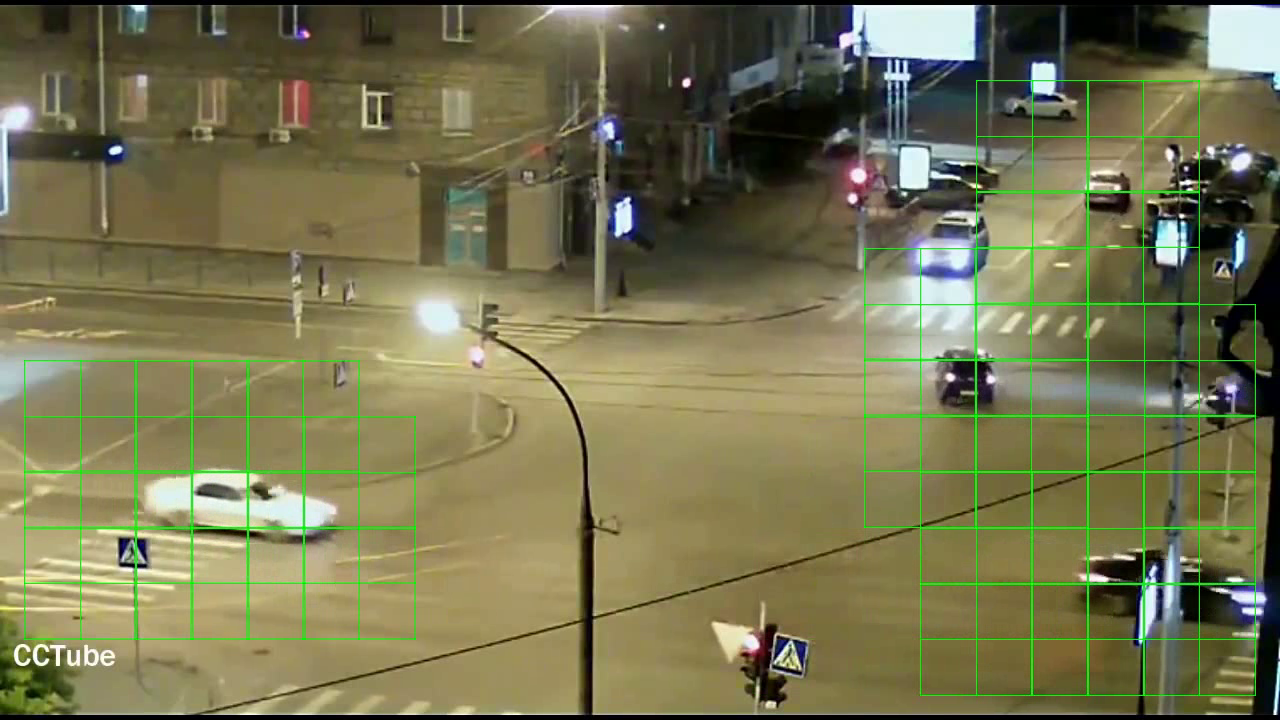
#> input picture frame 20 of results/9DRFJxKHc6g06.mp4, 1280 x 720 px
$ python annotations_csv3.py
#> lines starting #> are read from the running program, lines starting #| are printed output that depends on the picture
import cv2
import numpy as np
import pandas as pd
import collections
from time import sleep


VIDEO_DIR = '/notebooks/data/Datasets/CPTAD/Videos/'
NFRAMES_MD = 5
NFRAMES_01 = 16
PATCH_SIZE = 112
STRIDE = 112 # 112, 84, 56, 28
BIN_THRESH = 30 # grayscale to binary threshold. max 255
MOVE_THRESH = 200 # min number of pixels that need to be lit up in the binary movement image. max 112x112

# randvid = random.choice(os.listdir(VIDEO_DIR))
# print(randvid)

randvid = '9DRFJxKHc6g06.mp4' # good test video
cap = cv2.VideoCapture(VIDEO_DIR + randvid)
width = int(cap.get(cv2.CAP_PROP_FRAME_WIDTH))
height = int(cap.get(cv2.CAP_PROP_FRAME_HEIGHT))
length = int(cap.get(cv2.CAP_PROP_FRAME_COUNT))

numAcross = width // PATCH_SIZE
numDown = height // PATCH_SIZE

remAcross = width % PATCH_SIZE
remDown = height % PATCH_SIZE

frames_md = collections.deque(maxlen=NFRAMES_MD)

framenum = 0
patchList = []
while (True):
    ret, frame = cap.read()
#> frame is the input picture: shape (720, 1280, 3); mean B, G, R 81.2, 116.7, 118.5

    # if no more frames
    if frame is None:
        break

    gray = cv2.cvtColor(frame, cv2.COLOR_BGR2GRAY)
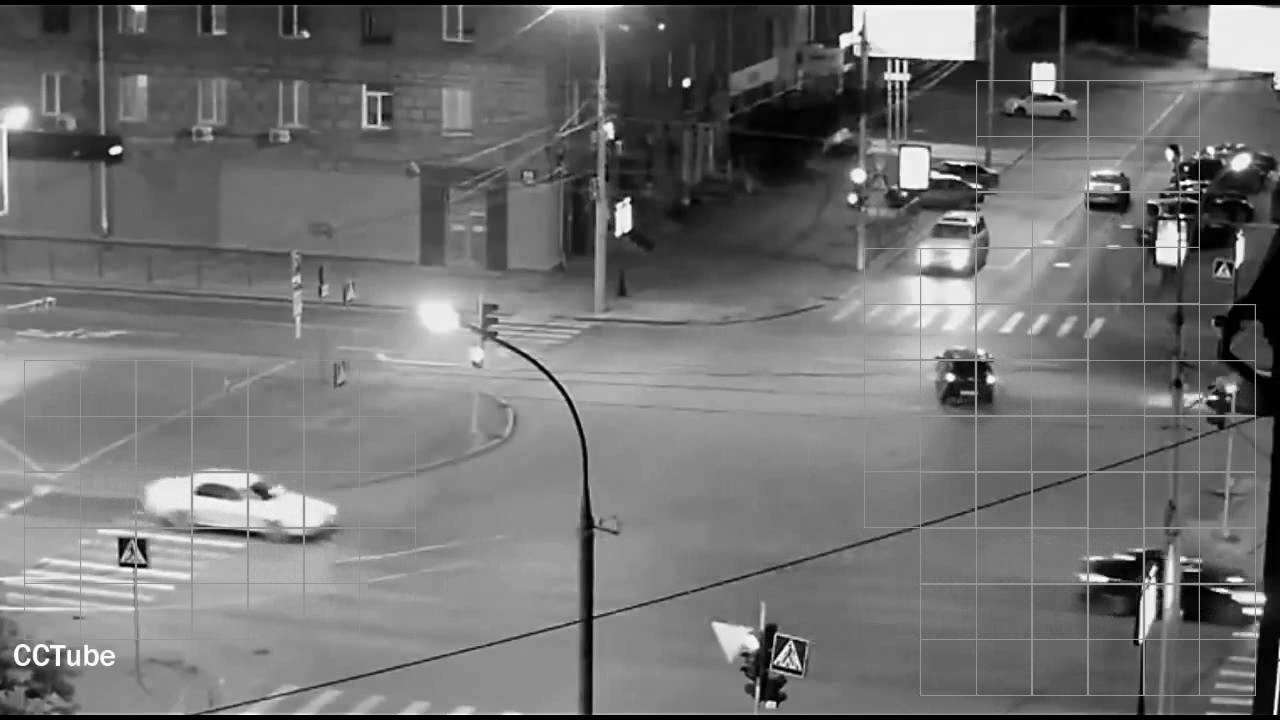
#> gray: shape (720, 1280); min 0, max 255, mean 113.2
    gray = cv2.GaussianBlur(gray, (17, 17), 0)
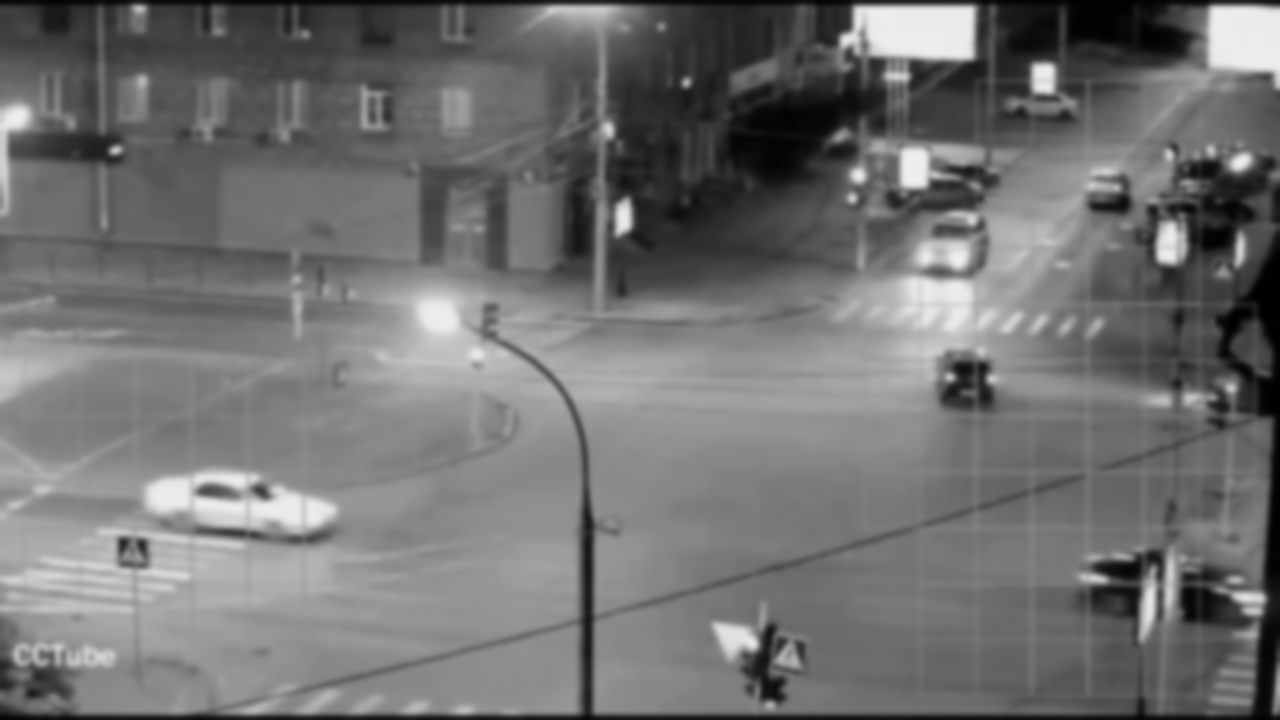
#> gray: shape (720, 1280); min 0, max 240, mean 113.2

    frames_md.append(gray)

    # if buffer is not full
    if framenum < 15:
        cv2.imshow('raw', frame)
        framenum += 1
        continue

    # movement binary image
    delta = cv2.absdiff(frames_md[0], frames_md[-1])
    thresh = cv2.threshold(delta, BIN_THRESH, 255, cv2.THRESH_BINARY)[1]
    thresh = cv2.dilate(thresh, None, iterations=1)

    # list of patches w/ movement top left corner

    for y in range(int(remDown // 2), height - PATCH_SIZE, STRIDE):
        for x in range(int(remAcross // 2), width - PATCH_SIZE, STRIDE):

            threshPatch = thresh[y:y+PATCH_SIZE, x:x+PATCH_SIZE]
            if sum(sum(threshPatch)) > MOVE_THRESH:
                cv2.rectangle(frame, (x,y), (x+PATCH_SIZE-1, y+PATCH_SIZE-1), (255,255,255), 1)
                patchList.append([randvid, framenum, x, y])

    cv2.imshow('raw', frame)

    framenum += 1

    if (cv2.waitKey(1) & 0xFF == ord('q')):
        break

patchList = np.array(patchList).reshape(-1, len(patchList[0]))
patchList = pd.DataFrame(patchList)
patchList.to_csv(f"/notebooks/Thesis/annotations/onevideo/{randvid[:-4]}.csv", index=False, header=False)

cap.release()
cv2.destroyAllWindows()

$ run again, starting later in the video
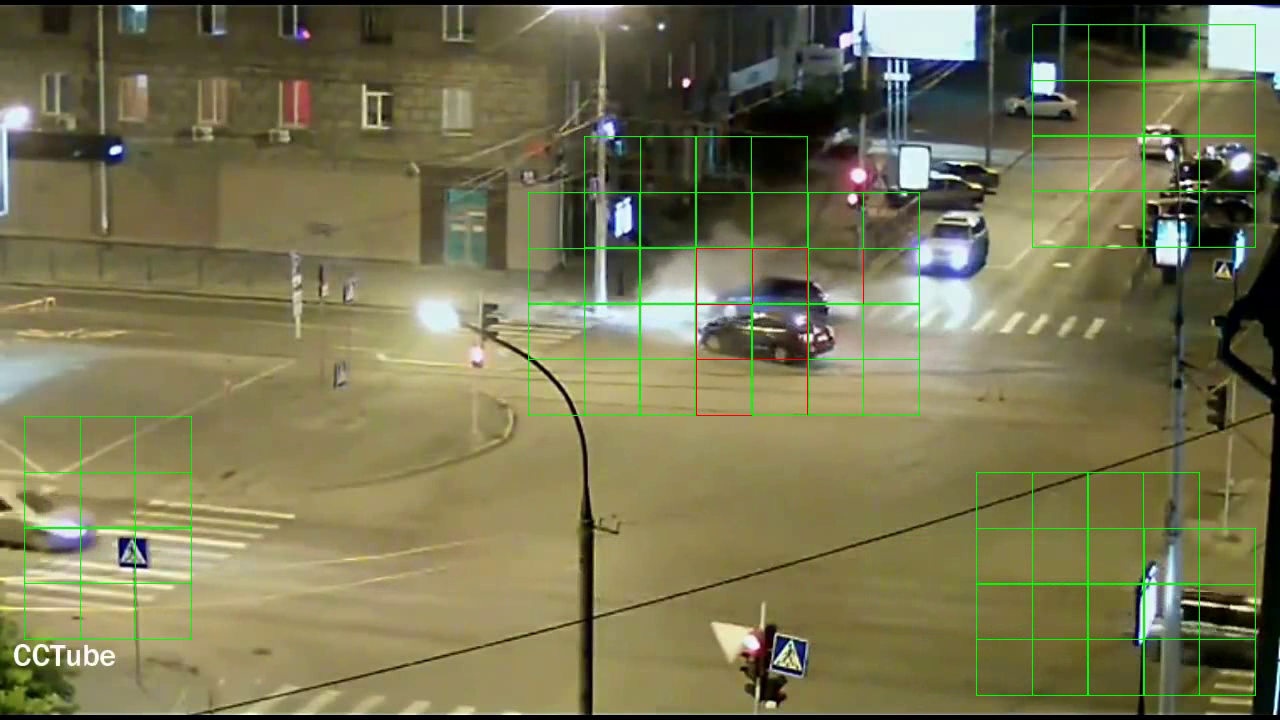
#> input picture frame 92 of results/9DRFJxKHc6g06.mp4, 1280 x 720 px
#> frame is the input picture: shape (720, 1280, 3); mean B, G, R 82.7, 116.8, 120
#> `gray = cv2.cvtColor(frame, cv2.COLOR_BGR2GRAY)`:
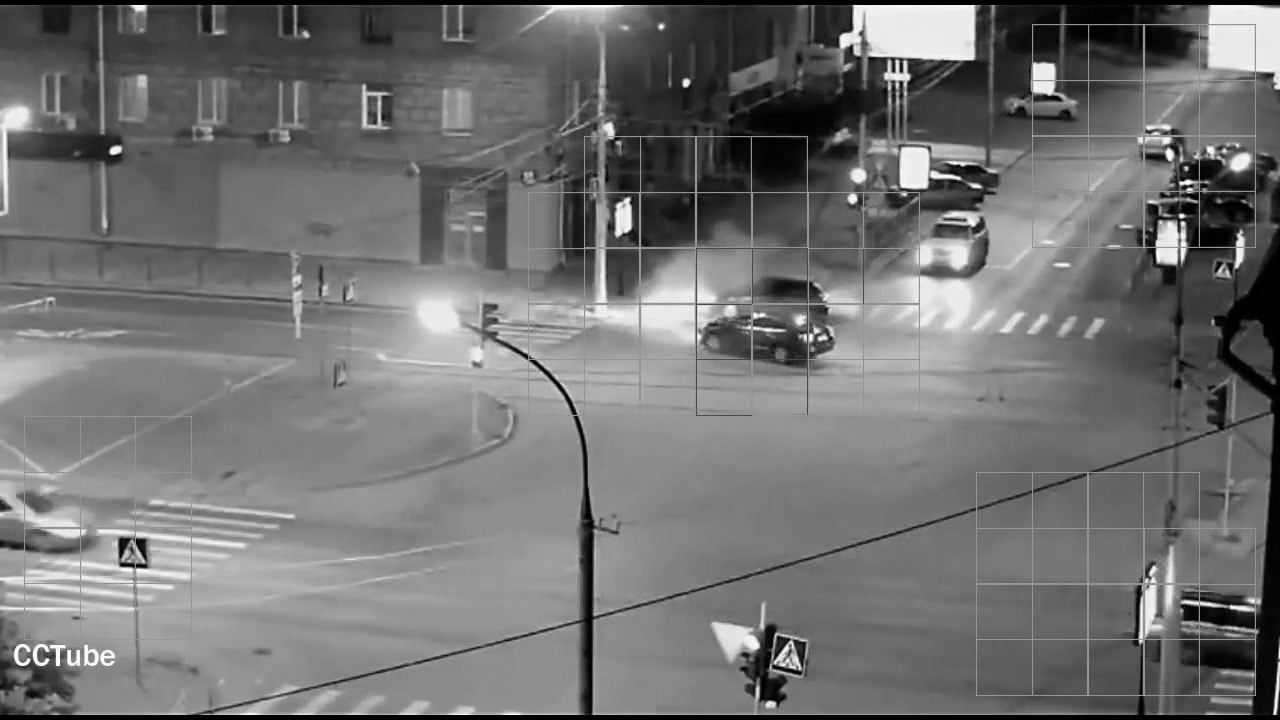
#> gray: shape (720, 1280); min 0, max 255, mean 113.9
#> `gray = cv2.GaussianBlur(gray, (17, 17), 0)`:
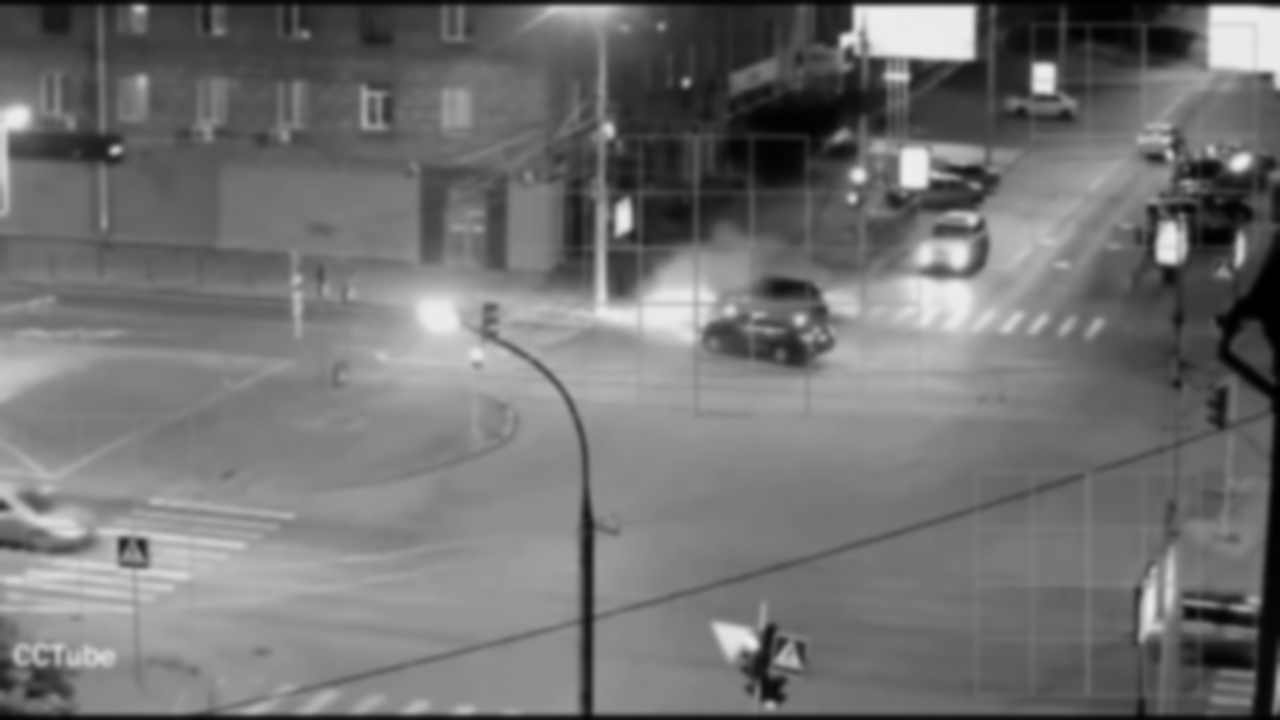
#> gray: shape (720, 1280); min 0, max 240, mean 113.9

$ run again, starting later in the video
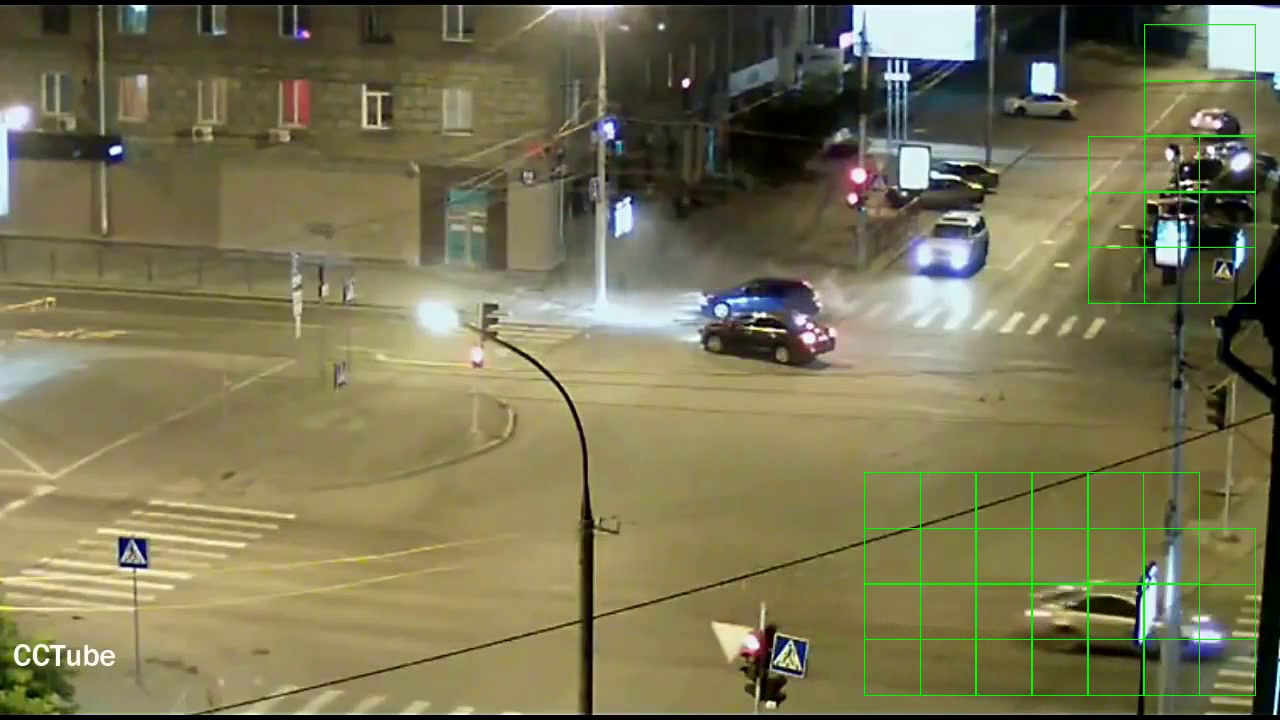
#> input picture frame 164 of results/9DRFJxKHc6g06.mp4, 1280 x 720 px
#> frame is the input picture: shape (720, 1280, 3); mean B, G, R 83.9, 116.4, 121.2
#> `gray = cv2.cvtColor(frame, cv2.COLOR_BGR2GRAY)`:
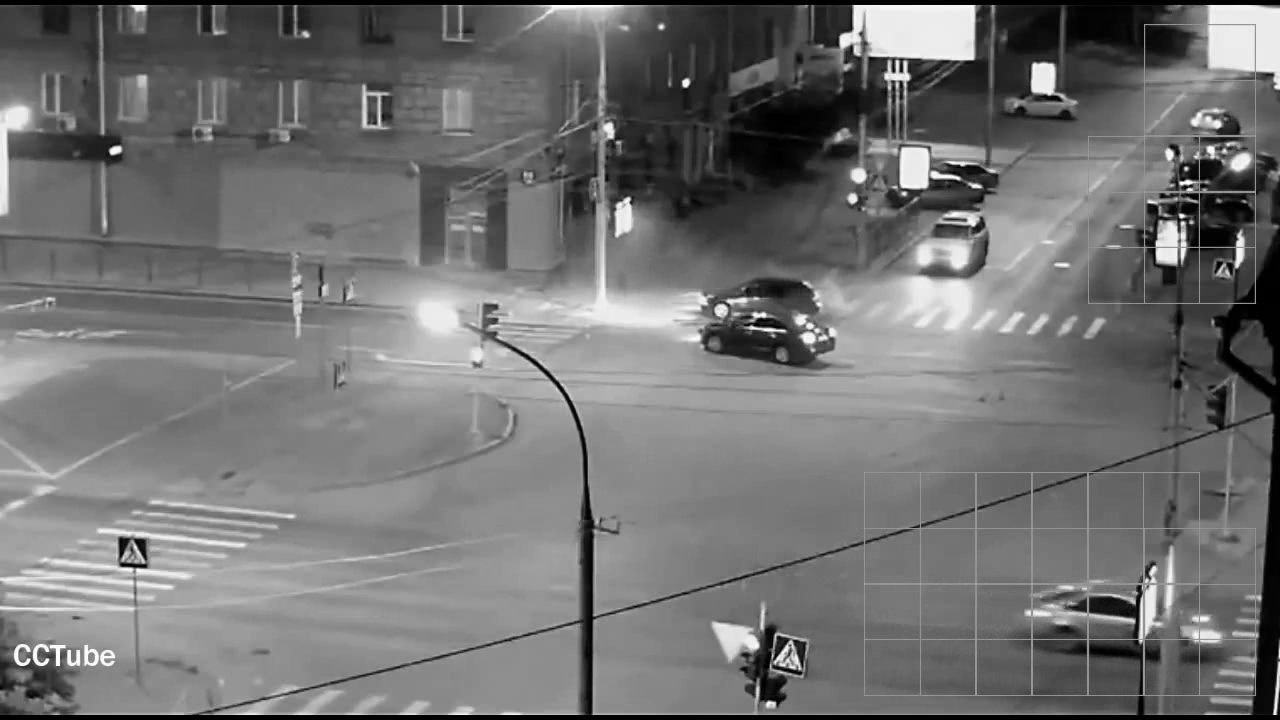
#> gray: shape (720, 1280); min 0, max 255, mean 114.1
#> `gray = cv2.GaussianBlur(gray, (17, 17), 0)`:
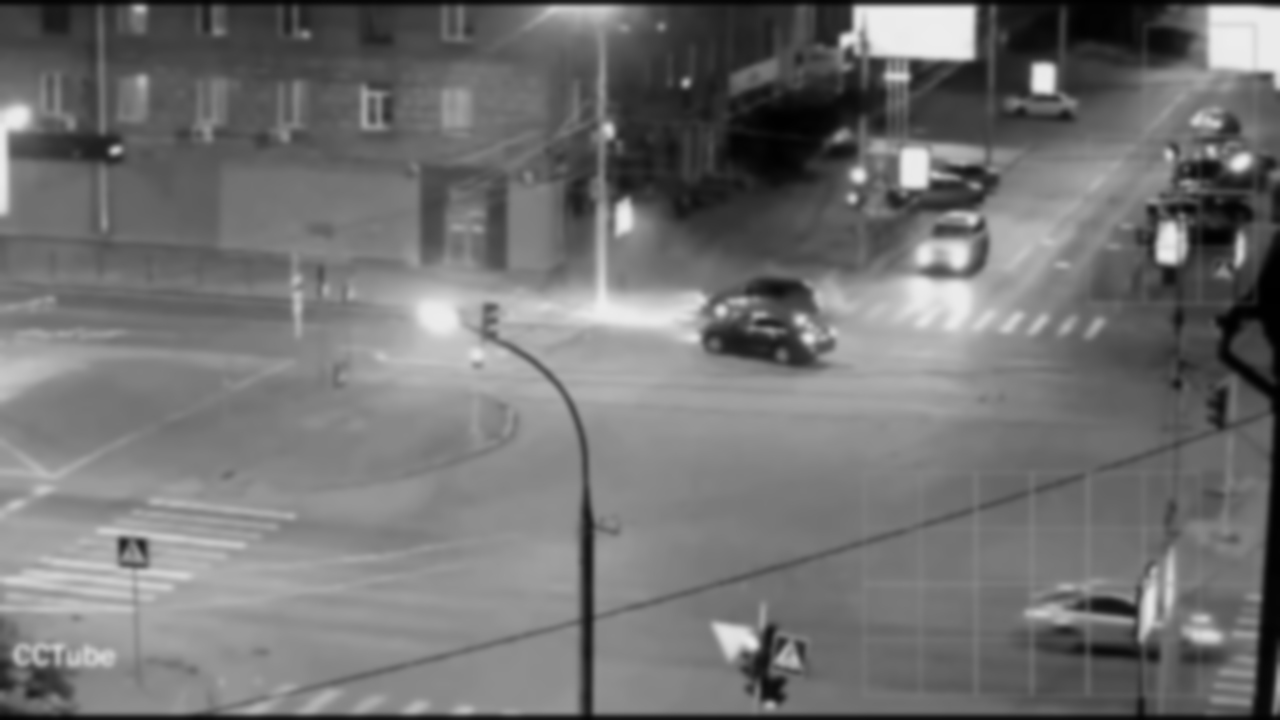
#> gray: shape (720, 1280); min 0, max 238, mean 114.2
